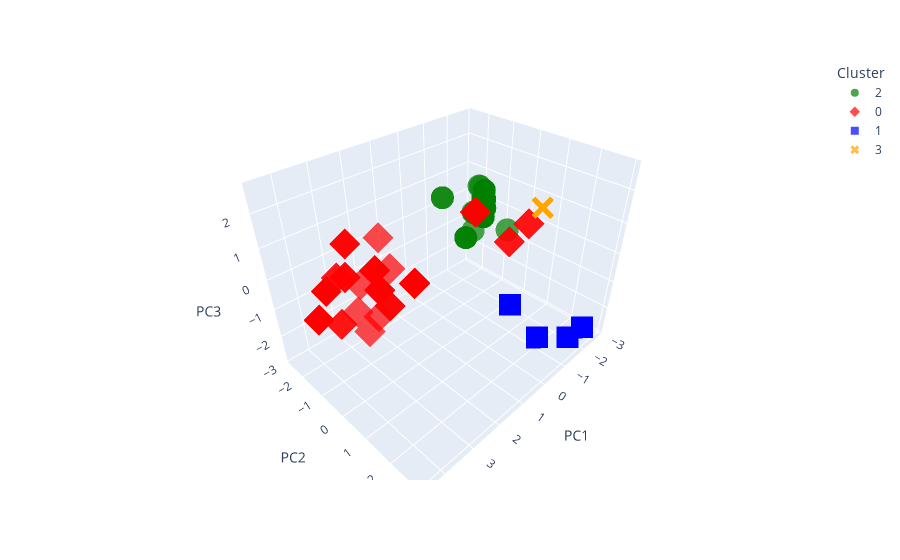
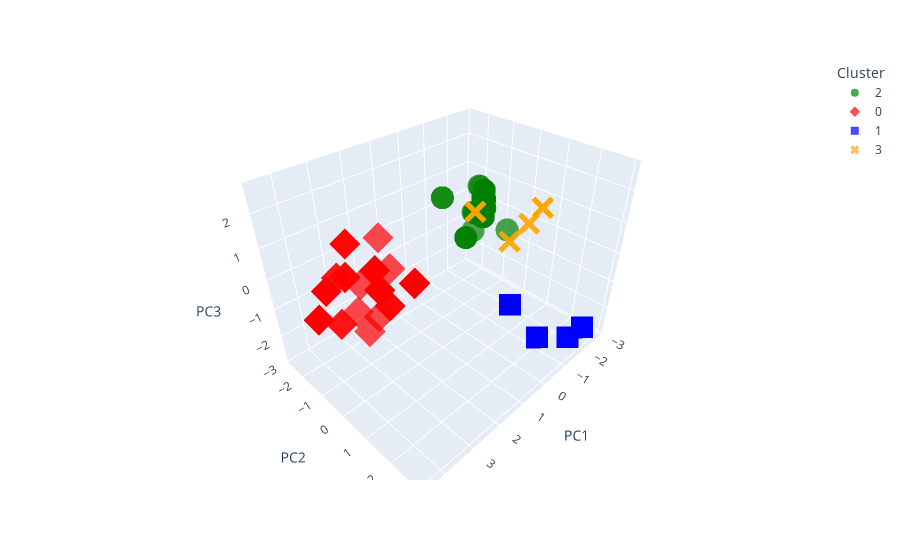
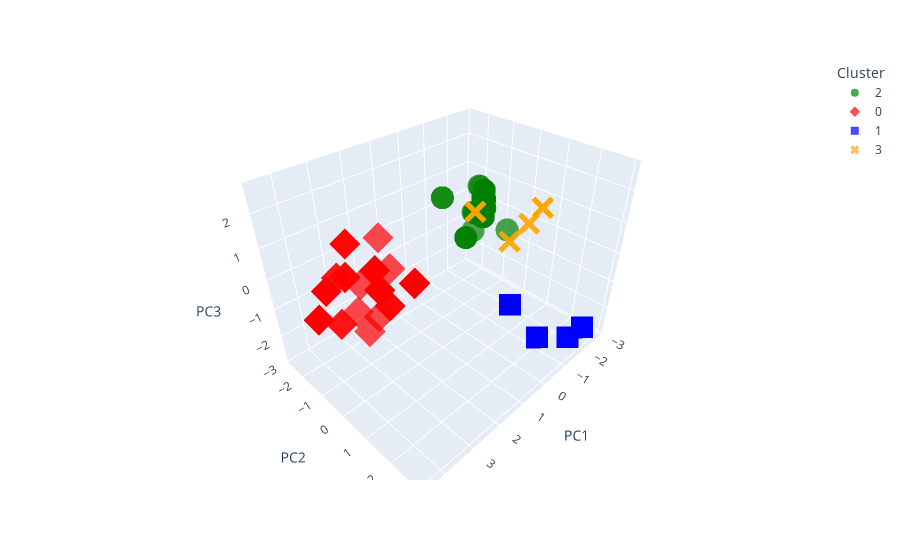
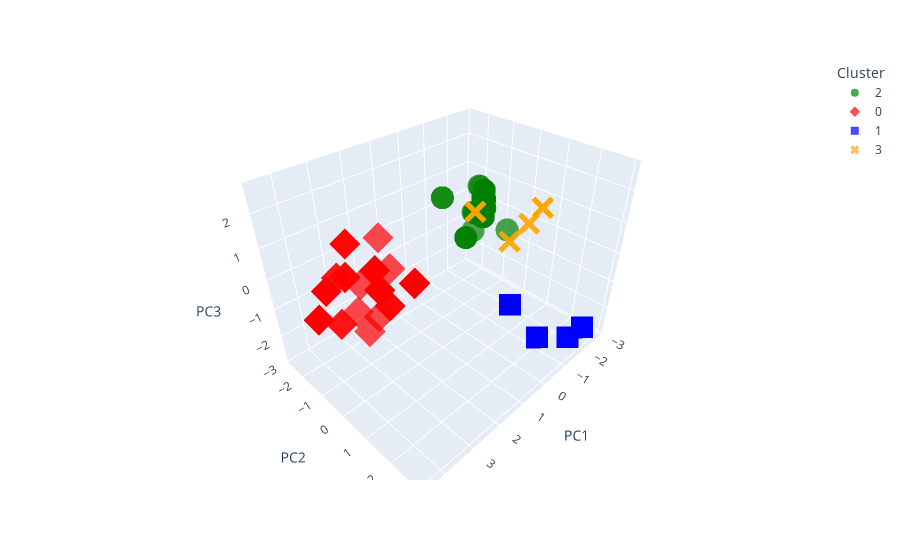

The code cell stored with these charts, in order, in its notebook:
### Markdown cell above
Теперь, чтобы визуализировать полученные кластеры, воспользуемся PCA для 3D проекции и интерактивными графиками через `plotly.express`. Для удобства точки раскрашены по кластерам ()

### Code cell
pca = PCA(n_components=3)
X_pca = pca.fit_transform(X)

for method_name, func in clustering_methods.items():
    labels = func(X)
    df_plot = pd.DataFrame(X_pca, columns=['PC1', 'PC2', 'PC3'])
    df_plot['Cluster'] = labels.astype(str)

    fig = px.scatter_3d(
        df_plot,
        x='PC1',
        y='PC2',
        z='PC3',
        color='Cluster',
        color_discrete_map={'0':'red','1':'blue','2':'green','3':'orange'},
        symbol='Cluster',
        opacity=0.7,
        size_max=6
    )

    fig.update_layout(scene=dict(
        xaxis_title='PC1',
        yaxis_title='PC2',
        zaxis_title='PC3'
    ))

    print(f'3D PCA projection of clusters: {method_name}')
    fig.show()
